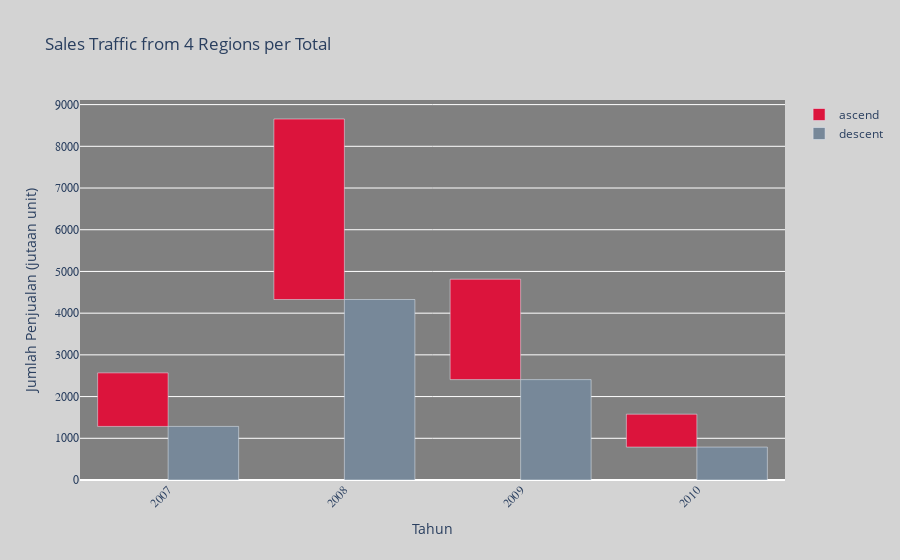

Notebook cell for this chart:
### Code cell
fig = go.Figure()
fig.add_trace(go.Bar(x=df_yearsales_region.Year, y=df_region.Sales,
                base=df_region.Sales,
                marker_color='crimson',
                name='ascend'))
fig.add_trace(go.Bar(x=df_yearsales_region.Year, y=df_region.Sales,
                base=0,
                marker_color='lightslategrey',
                name='descent'))

fig.update_layout(
    title="Sales Traffic from 4 Regions per Total", 
    xaxis=dict(tickangle=-45, tickfont=dict(size=12, family="Courier New, monospace")),
    yaxis=dict(tickfont=dict(size=12, family="Courier New, monospace")),
    showlegend=True,

    paper_bgcolor='lightgrey',
    plot_bgcolor='rgba(128, 128, 128, 1)',

    xaxis_title="Tahun", 
    yaxis_title="Jumlah Penjualan (jutaan unit)"
    
)

fig.show()

### Figure 1 — Plotly figure (JSON) as saved in the notebook; plotly's stock layout.template omitted (floating-point values rounded to 4 significant figures)
{"data": [{"base": [4327.0, 2407.0, 1284.0, 788.9], "marker": {"color": "crimson"}, "name": "ascend", "type": "bar", "x": [2008, 2009, 2007, 2010, 2006], "y": [4327.0, 2407.0, 1284.0, 788.9]}, {"base": 0, "marker": {"color": "lightslategrey"}, "name": "descent", "type": "bar", "x": [2008, 2009, 2007, 2010, 2006], "y": [4327.0, 2407.0, 1284.0, 788.9]}], "layout": {"paper_bgcolor": "lightgrey", "plot_bgcolor": "rgba(128, 128, 128, 1)", "showlegend": true, "title": {"text": "Sales Traffic from 4 Regions per Total"}, "xaxis": {"tickangle": -45, "tickfont": {"family": "Courier New, monospace", "size": 12}, "title": {"text": "Tahun"}}, "yaxis": {"tickfont": {"family": "Courier New, monospace", "size": 12}, "title": {"text": "Jumlah Penjualan (jutaan unit)"}}}}
